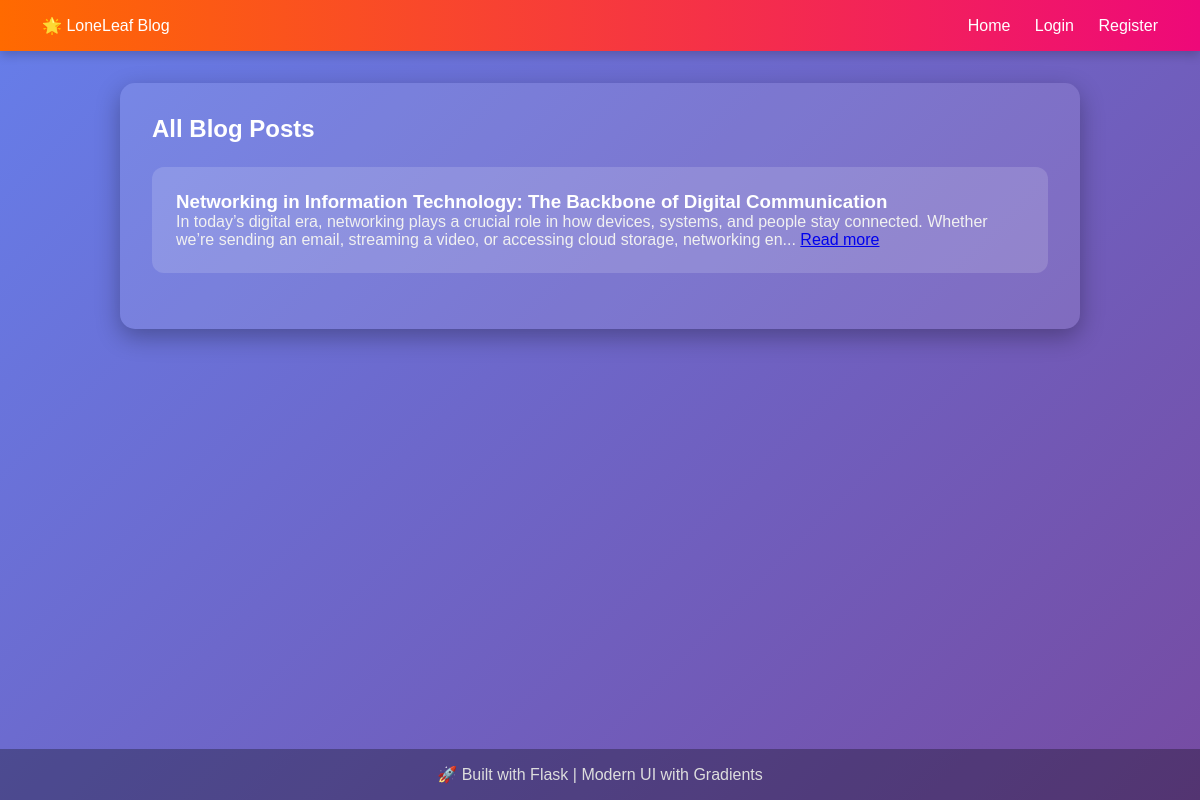
The page / on the database its author committed.
### models.py (models this page shows)
class Post(db.Model):
    id = db.Column(db.Integer, primary_key=True)
    title = db.Column(db.String(200), nullable=False)
    content = db.Column(db.Text, nullable=False)
    author_id = db.Column(db.Integer, db.ForeignKey("user.id"), nullable=False)

### app.py (the view)
@app.route("/")
def index():
    posts = Post.query.order_by(Post.id.desc()).all()
    return render_template("index.html", posts=posts)

### templates/index.html
{% extends "base.html" %}
{% block content %}
<h2>All Blog Posts</h2>
{% for post in posts %}
    <div class="post">
        <h3>{{ post.title }}</h3>
        <p>{{ post.content[:200] }}... <a href="{{ url_for('post_detail', post_id=post.id) }}">Read more</a></p>
    </div>
{% endfor %}
{% endblock %}

### static/style.css (style rules this page uses)
* { margin: 0; padding: 0; box-sizing: border-box; font-family: "Poppins", sans-serif; }
body { background: linear-gradient(135deg, #667eea, #764ba2); color: #fff; min-height: 100vh; display: flex; flex-direction: column; }
.post { background: rgba(255, 255, 255, 0.15); margin: 1.5rem 0; padding: 1.5rem; border-radius: 12px; transition: transform 0.3s ease, background 0.3s ease; }
.post p { color: #f1f1f1; }

### rows shown on the page
Post: title "Networking in Information Technology: The Backbone of Digital Communication", content "In today’s digital era, networking plays a crucial role in how devices, systems, and people stay connected. Whether we’re sending an email, streaming a video, or accessing cloud storage, networking en"
